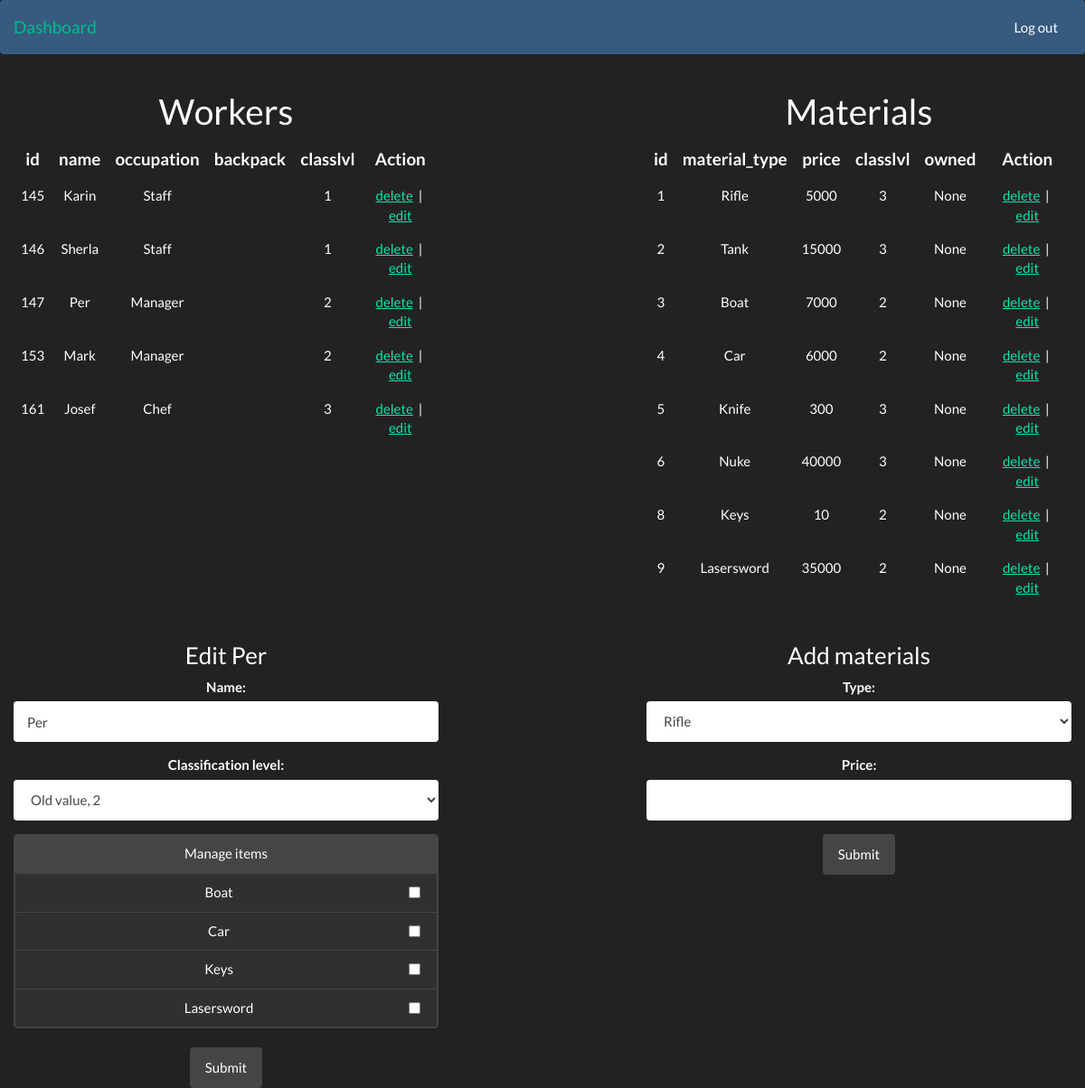
The app's page /dashboard/personal/?edit_per=147 (signed in) with its own data.
### workers.py (models this page shows, shortened)
class Workers(Base):
    __tablename__ = "workers"
    id = Column(Integer, primary_key=True)
    name = Column(String)
    occupation = Column(String)
    backpack = Column(String)
    classlvl = Column(Integer)

### materials.py (models this page shows, shortened)
class Materials(Base):
    __tablename__ = "materials"
    id = Column(Integer, primary_key=True)
    material_type = Column(String)
    price = Column(Integer)
    classlvl = Column(Integer)
    owned = Column(String)

### app.py (the view, shortened to what this page needs)
@app.route('/dashboard/personal/', methods=['GET', 'POST'])
def personal():
    if g.user:
        edit_per = request.args.get('edit_per')
        edit_mat = request.args.get('edit_mat')
        workers_backpack = None
        try:
            workers_backpack = con.get_worker(edit_per).backpack.split(', ')
        except AttributeError:
            pass
        if (request.method == 'GET'):
            delete_per = request.args.get('del_per')
            delete_mat = request.args.get('del_mat')
            if (delete_per):
                con.delete_worker(delete_per)
            if (delete_mat):
                con.delete_material(delete_mat)
        return render_template(
            'personal.html',
            table_workers=con.create_workers_table(),
            table_material=con.create_material_table(),
            edit_per=edit_per,
            edit_mat=edit_mat,
            worker=con.get_worker(edit_per),
            material=con.get_material(edit_mat),
            av_materials=con.get_avaliable_material(edit_per),
            workers_backpack=workers_backpack
        )
    else:
        return redirect(url_for('index'))

### app.py (called while the page is built)
@app.before_request
def before_request():
    g.user = None
    if 'user' in session:
        g.user = session['user']

### controller.py (called while the page is built)
    def get_worker(self, edit_id):
        return self.session.query(Workers).filter(Workers.id == edit_id).first()

    def get_material(self, edit_id):
        return self.session.query(Materials).filter(Materials.id == edit_id).first()

    def get_avaliable_material(self, edit_id):
        worker = self.get_worker(edit_id)
        if not worker:
            return None
        bpack = self.get_worker(worker.id).backpack.split(', ')
        all_materials = self.session.query(Materials)
        avaliable_materials = all_materials.filter(
            and_(Materials.classlvl <= worker.classlvl, ~Materials.material_type.in_(bpack))
        ).all()
        return avaliable_materials

### templates/personal.html
{% include 'header.html' %}
<div class="container-fluid" role="main">
    <div class="row">
        <div class="col-md-5 text-center">
            <h1>Workers</h1>
              <table class="table">
                    {{ table_workers|safe }}
              </table>
        </div>
        <div class="col-md-5 col-md-offset-2 text-center">
            <h1>Materials</h1>
              <table class="table">
                    {{ table_material|safe }}
              </table>
        </div>
    </div>
    <div class="row">
        {% include 'persons_edit.html' %}
        {% include 'materials_edit.html' %}
    </div>
</div>
{% include 'footer.html' %}

### templates/persons_edit.html (shortened to what this page needs)
{% if edit_per %}
<div class="col-md-5 text-center">
    <h3>Edit {{ worker.name }}</h3>
    <form role="form" method="POST" action="{{url_for('personal') + '?edit_per=' + edit_per}}">
        <div class="form-group">
            <label for="name">Name: </label>
            <input type="text" name="name" class="form-control" value="{{ worker.name }}"/>
        </div>
        <div class="form-group">
            <label for="sel1">Classification level:</label>
            <select class="form-control" id="sel1" name="classlvl" value="{{ worker.classlvl }}">
                <option value="{{ worker.classlvl }}" selected>Old value, {{ worker.classlvl }}</option>
            </select>
        </div>
        <div class="form-group">
                {% if av_materials %}
                <div class="panel panel-default">
                    <div class="panel-heading">Manage items</div>
                    {% for mat in av_materials %}
                    <li class="list-group-item">
                        {{mat.material_type}}
                        <div class="pull-right">
                            <input id="opt" name="check" value="{{mat.material_type}}" type="checkbox" {{ 'checked' if mat.material_type in worker.backpack else '' }}/>
                        </div>
                    </li>
                    {% endfor %}
                </div>
                {% endif %}
        </div>
        <button type="submit" class="btn btn-default" name="edit_worker">Submit</button>
    </form>
</div>
{% endif %}

### records on screen
Workers: occupation "id name occupation backpack classlvl Action 145 Karin Staff 1 delete | edit 146 Sherla Staff 1 delete | edit 147 Per Manager 2 delete | edit 153 Mark Manager 2 delete | edit 161 Josef Chef 3 delete | edit"
Materials: material_type "id material_type price classlvl owned Action 1 Rifle 5000 3 None delete | edit 2 Tank 15000 3 None delete | edit 3 Boat 7000 2 None delete | edit 4 Car 6000 2 None delete | edit 5 Knife 300 3 None delete | edit 6 Nuke 40000 3 None delete | edit 8 Keys 10 2 None delete | edit 9 Lasersword 35000 2 None delete | edit", material_type "Lasersword"
Workers: name "Per", classlvl "Old value, 2"
Materials: material_type "Boat"
Materials: material_type "Car"
Materials: material_type "Keys"
